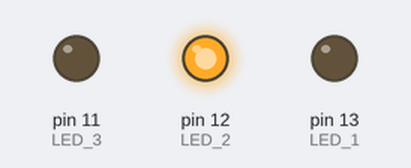
The sketch below on a simulated Arduino Uno, built with avr-gcc and run on an emulated ATmega328P. Shown: output pins drawn as LEDs (lit = HIGH). What the sketch prints to the serial monitor is not drawn.

Above: at 0.5 s.
At 1.5 s:
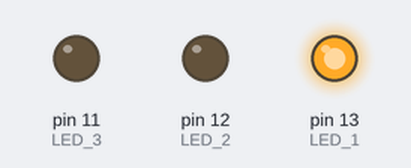
At 2.5 s:
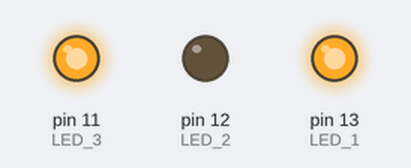
At 4.5 s:
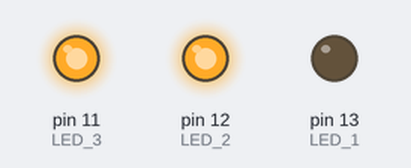
At 5.5 s:
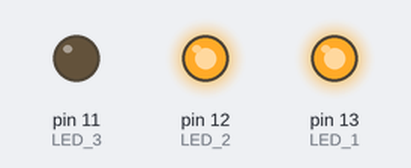
Timing chart, 0 to 7.8 s (numbered marks = the images above):
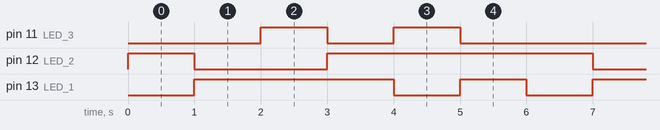

Measured:
- by itself, pin 11 (LED_3): repeats every 6.0 s: LOW 1.0 s, HIGH 1.0 s, LOW 3.0 s, HIGH 1.0 s
- by itself, pin 12 (LED_2): repeats every 6.0 s: LOW 2.0 s, HIGH 4.0 s
- by itself, pin 13 (LED_1): repeats every 6.0 s: LOW 1.0 s, HIGH 1.0 s, LOW 1.0 s, HIGH 3.0 s

The sketch:

125-charlieplexing.ino
```cpp
/* Charliplexing 6 LEDs
--------------------------------------------------------------------------------
Row 1 (R1): Arduino Pin 13
Row 2 (R2): Arduino Pin 12
Row 3 (R3): Arduino Pin 11
--------------------------------------------------------------------------------
variable    pinMode      state
 L           OUTPUT       LOW
 H           OUTPUT       HIGH
 Z           INPUT        LOW
---------------------------------------------------------------------------------
     R1 (Pin 13)      R2 (Pin 12)     R3 (Pin 11)
L1    L                 H                Z
L2    H                 L                Z
L3    Z                 L                H
L4    Z                 H                L
L5    L                 Z                H
L6    H                 Z                L
-----------------------------------------------------------------------------------
LED    Cathode      Anode
1         R2          R1
2         R1          R2
3         R3          R2
4         R2          R3
5         R3          R1
6         R1          R3
---------------------------------------------------------------------------------
*/

const int LED_1 = 13;     //LED row 1
const int LED_2 = 12;     //LED row 2
const int LED_3 = 11;     //LED row 3

void setup() {
  Serial.begin(9600);
  Serial.println("ok- cplex");
}

void loop()
{
  //turn on LED L1
  pinMode(LED_1, OUTPUT);     //row 1
  digitalWrite(LED_1, LOW);
  pinMode(LED_2, OUTPUT);     //row 2
  digitalWrite(LED_2, HIGH);
  pinMode(LED_3, INPUT);      //row 3
  digitalWrite(LED_3, LOW);

  delay(1000);

  //turn on LED L2
  pinMode(LED_1, OUTPUT);     //row 1
  digitalWrite(LED_1, HIGH);
  pinMode(LED_2, OUTPUT);     //row 2
  digitalWrite(LED_2, LOW);
  pinMode(LED_3, INPUT);      //row 3
  digitalWrite(LED_3, LOW);

  delay(1000);

  //turn on LED L3
  pinMode(LED_1, INPUT);      //row 1
  digitalWrite(LED_1, LOW);
  pinMode(LED_2, OUTPUT);     //row 2
  digitalWrite(LED_2, LOW);
  pinMode(LED_3, OUTPUT);     //row 3
  digitalWrite(LED_3, HIGH);

  delay(1000);

  //turn on LED L4
  pinMode(LED_1, INPUT);     //row 1
  digitalWrite(LED_1, LOW);
  pinMode(LED_2, OUTPUT);    //row 2
  digitalWrite(LED_2, HIGH);
  pinMode(LED_3, OUTPUT);    //row 3
  digitalWrite(LED_3, LOW);

  delay(1000);

  //turn on LED L5
  pinMode(LED_1, OUTPUT);    //row 1
  digitalWrite(LED_1, LOW);
  pinMode(LED_2, INPUT);     //row 2
  digitalWrite(LED_2, LOW);
  pinMode(LED_3, OUTPUT);    //row3
  digitalWrite(LED_3, HIGH);

  delay(1000);

  //turn on LED L6
  pinMode(LED_1, OUTPUT);
  digitalWrite(LED_1, HIGH);
  pinMode(LED_2, INPUT);
  digitalWrite(LED_2, LOW);
  pinMode(LED_3, OUTPUT);
  digitalWrite(LED_3, LOW);

  delay(1000);
}
```
